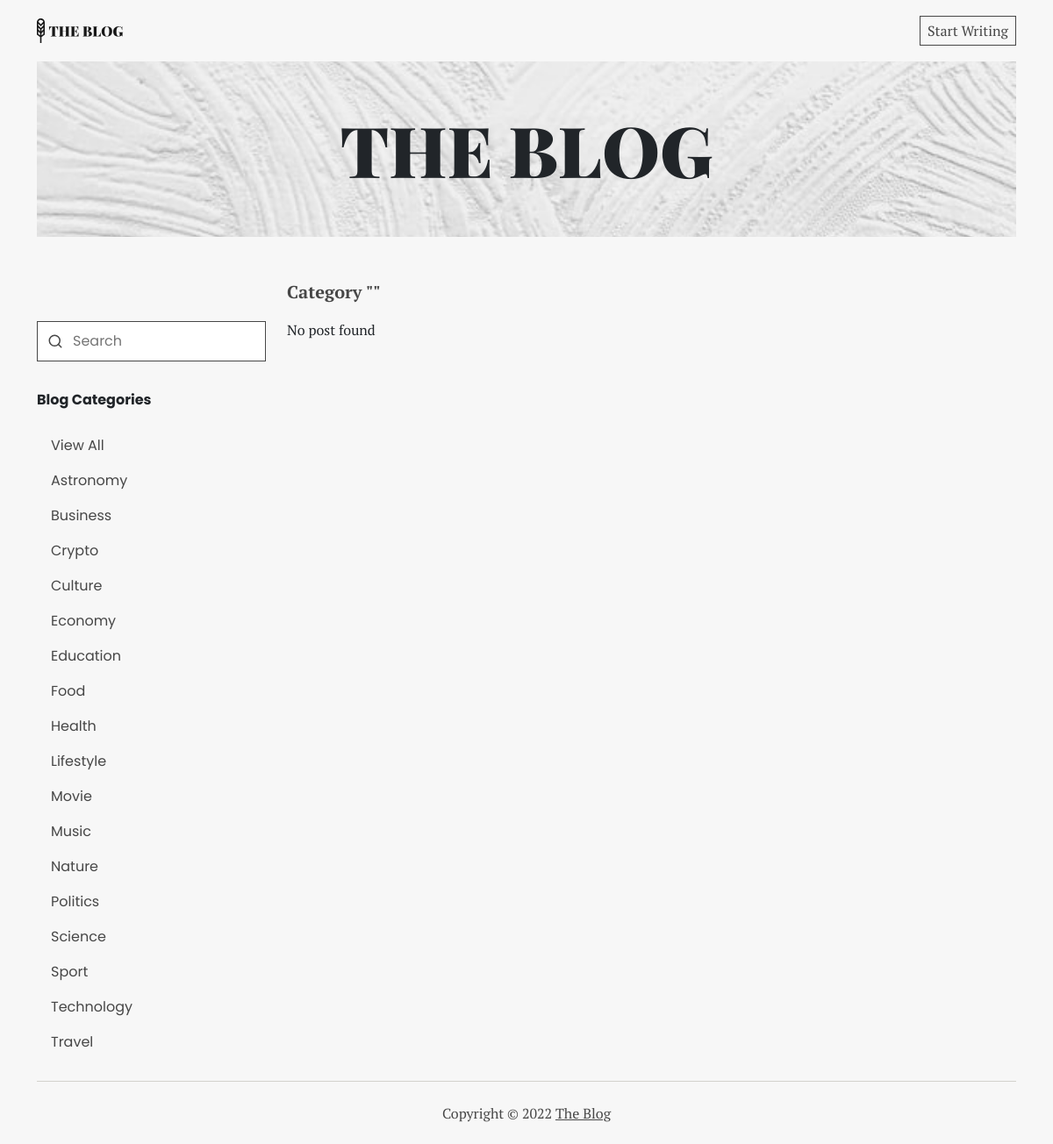
The app's page /category.php with its own data.
### tables this page shows
CREATE TABLE `category` (
  `id` int(11) NOT NULL,
  `name` varchar(255) NOT NULL,
  `createdAt` datetime NOT NULL
);

### category.php (the view, shortened to what this page needs)
<?php
include './connection.php';
$category_name = $_GET['name'];
$sql_category = "SELECT * FROM category ORDER BY name";
$query_category = mysqli_query($conn, $sql_category);
if ($category_name == 'All') {
	$sql_post = "SELECT post.id, post.title, post.body, post.image, post.created_at, user.first_name AS 'author'
				FROM post
				LEFT JOIN user ON post.id_user = user.id
				ORDER BY created_at DESC";
} else {
	$sql_post = "SELECT post.id, post.title, post.body, post.image, post.created_at, user.first_name AS 'author'
				FROM post
				LEFT JOIN user ON post.id_user = user.id
				WHERE category = '$category_name'
				ORDER BY created_at DESC";
}
$query_post = mysqli_query($conn, $sql_post);
?>
<!DOCTYPE html>
<html lang="en">
<head>
	<link rel="stylesheet" href="./style/bootstrap.min.css" />
	<link rel="stylesheet" href="./style/main.css" />
</head>
<body>
	<div class="container">
		<nav class="nav-main" aria-label="main navigation">
			<a href="./"><img src="./assets/logo.svg" alt="The Blog Logo" /></a>
			<div>
				<?php if (isset($_SESSION['user_id'])) { ?>
					<p class="m-0 rounded-0 dropdown-toggle cursor-pointer" data-bs-toggle="dropdown" aria-expanded="false"><?= $_SESSION['user_first_name']; ?></p>
					<ul class="dropdown-menu dropdown-menu-end rounded-0">
						<li><a href="./dashboard/"><button class="dropdown-item" type="button">Dashboard</button></a></li>
						<li><a href="./logout/"><button class="dropdown-item" type="button">Logout</button></a></li>
					</ul>
				<?php } else { ?>
					<a href="./login/" class="start-writing">Start Writing</a>
				<?php }  ?>
			</div>
		</nav>
		<header>
			<section class="banner">
				<img src="./assets/banner.jpg" alt="Banner" />
				<h1 class="display-1">THE BLOG</h1>
			</section>
		</header>
		<main>
			<div class="row mt-0 mt-md-5">
				<aside class="col-12 col-md-3 mt-5 mb-4">
					<form action="./search.php" method="get" class="search">
						<input type="text" name="name" class="input" placeholder="Search" />
						<img src="./assets/ic_search.svg" alt="" />
					</form>
					<div class="category">
						<p class="category__title">Blog Categories</p>
						<nav class="nav-side" aria-label="Category Navigation">
							<a href="category.php?name=All">
								<p class="<?php if ($category_name == 'All') echo 'active' ?>">View All</p>
							</a>
							<?php while ($row = mysqli_fetch_array($query_category)) { ?>
								<a href="category.php?name=<?= $row['name'] ?>">
									<p class='<?php if ($category_name == $row['name']) echo 'active' ?>'><?= $row['name'] ?></p>
								</a>
							<?php } ?>
						</nav>
					</div>
				</aside>
				<article class="col-12 col-md-9 post">
					<?php if ($category_name == 'All') { ?>
						<p class="title-post">All Post</p>
					<?php } else { ?>
						<p class="title-post">Category "<?= $category_name ?>"</p>
					<?php } ?>
					<div class="row mb-3">
						<?php if (mysqli_num_rows($query_post) <= 0) { ?> <p>No post found</p> <?php } ?>
					</div>
				</article>
			</div>
		</main>
		<footer>
			<p>Copyright © <?= date('Y') ?> <a href="#">The Blog</a></p>
		</footer>
	</div>
</body>
</html>

### style/main.css (style rules this page uses)
:root { --background: #f7f7f7; --soft: #d3d2cc; --active: #efead7; --dark: #474747; --darker: #181818; }
* { font-family: "PT Serif", serif; padding: 0; }
body { background-color: var(--background); }
.nav-main { display: flex; height: 70px; justify-content: space-between; align-items: center; }
.nav-main > div { display: flex; gap: 24px; }
.nav-main > div > a { text-decoration: none; color: var(--dark); border: 1px solid var(--dark); padding: 4px 8px; transition: 0.2s; }
aside * { font-family: Poppins, sans-serif; }
.nav-side a { text-decoration: none; color: var(--dark); }
.nav-side p { margin: 0; padding: 8px 16px; }
.category__title { font-weight: bold; margin: 32px 0 20px 0; }
.input { width: 100%; padding: 10px; border: 1px solid var(--dark); background-color: #fff; }
.search .input { padding-left: 40px; }
form.search { position: relative; display: flex; align-items: center; }
form.search img { position: absolute; left: 12px; }
.title-post { font-weight: bold; font-size: 20px; color: var(--dark); }
.banner { width: 100%; display: flex; align-items: center; justify-content: center; position: relative; }
.banner > img { width: 100%; max-height: 200px; object-fit: cover; background-repeat: no-repeat; }
.banner > h1 { font-family: "Playfair Display", serif; font-weight: 900; position: absolute; text-align: center; margin: 0; }
article { margin: 36px 0; }
footer { display: flex; justify-content: center; align-items: center; height: 72px; border-top: 1px solid var(--soft); }
footer * { color: var(--dark); margin: 0; }

### records on screen
category: name "Astronomy"
category: name "Business"
category: name "Crypto"
category: name "Culture"
category: name "Economy"
category: name "Education"
category: name "Food"
category: name "Health"
category: name "Lifestyle"
category: name "Movie"
category: name "Music"
category: name "Nature"
category: name "Politics"
category: name "Science"
category: name "Sport"
category: name "Technology"
category: name "Travel"
